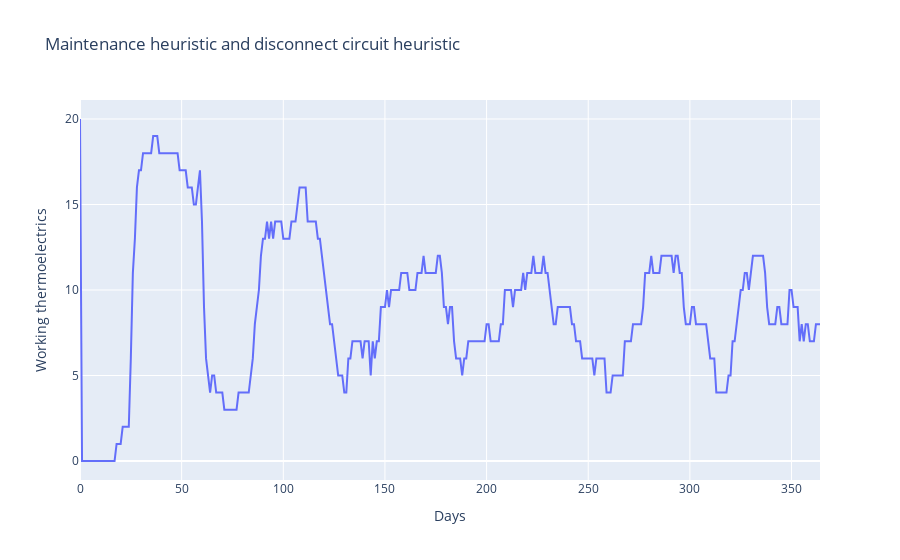
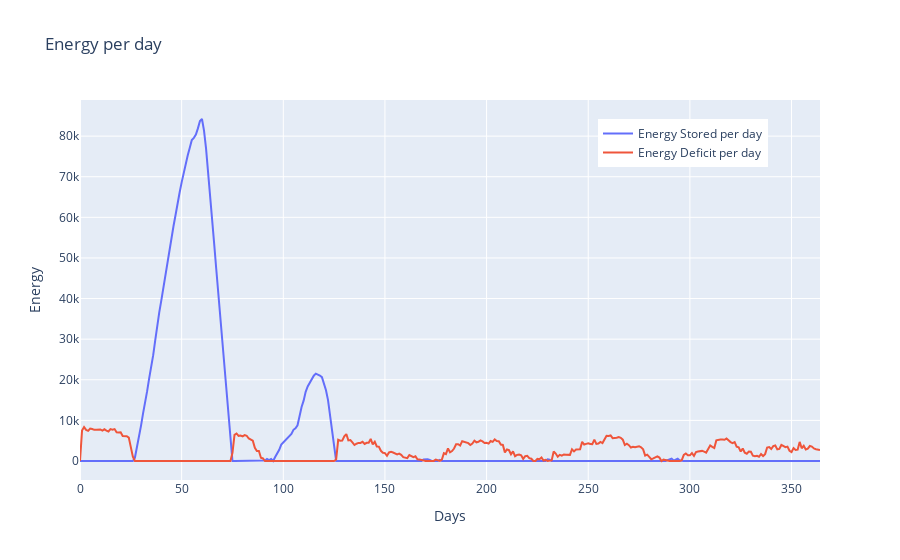

The cell these charts' notebook holds for them, in order:
### Code cell
tmp_thermoelectrics = copy.deepcopy(thermoelectrics)
tmp_circuits = copy.deepcopy(circuits)

(
    working_thermoelectrics_both_heuristic,
    deficit_per_day_both_heuristic,
    stored_energy_per_day_both_heuristic,
    circuits_result,
) = simulate(
    tmp_thermoelectrics,
    days,
    Agent(
        give_maintenance_heuristic,
        disconnect_circuit_heuristic,
    ),
    tmp_circuits,
    stored_energy,
)
working_thermoelectrics_both_heuristic = [
    sum(x) for x in working_thermoelectrics_both_heuristic
]


fig_both_heuristic = go.Figure()
fig_both_heuristic.add_trace(
    go.Scatter(
        x=list(range(0, days)),
        y=working_thermoelectrics_both_heuristic,
        mode="lines",
    )
)
fig_both_heuristic.update_layout(
    title="Maintenance heuristic and disconnect circuit heuristic",
    xaxis_title="Days",
    yaxis_title="Working thermoelectrics",
)

fig_both_heuristic.show()


fig_energy_deficit_and_stored = go.Figure()


fig_energy_deficit_and_stored.add_trace(
    go.Scatter(
        x=list(range(0, days)),
        y=stored_energy_per_day_both_heuristic,
        mode="lines",
        name="Energy Stored per day",
    )
)

fig_energy_deficit_and_stored.add_trace(
    go.Scatter(
        x=list(range(0, days)),
        y=deficit_per_day_both_heuristic,
        mode="lines",
        name="Energy Deficit per day",
    )
)

fig_energy_deficit_and_stored.update_layout(
    title="Energy per day",
    xaxis_title="Days",
    yaxis_title="Energy",
    legend=dict(x=0.7, y=0.95),
    showlegend=True,
)


fig_energy_deficit_and_stored.show()

### Figure 1 — Plotly figure (JSON) as saved in the notebook; plotly's stock layout.template omitted (floating-point values rounded to 4 significant figures; data arrays with more than 128 entries replaced by an {"elided": "..."} marker saying what was removed)
{"data": [{"mode": "lines", "type": "scatter", "x": {"elided": "365 int values"}, "y": {"elided": "366 int values"}}], "layout": {"title": {"text": "Maintenance heuristic and disconnect circuit heuristic"}, "xaxis": {"title": {"text": "Days"}}, "yaxis": {"title": {"text": "Working thermoelectrics"}}}}

### Figure 2 — Plotly figure (JSON) as saved in the notebook; plotly's stock layout.template omitted (floating-point values rounded to 4 significant figures; data arrays with more than 128 entries replaced by an {"elided": "..."} marker saying what was removed)
{"data": [{"mode": "lines", "name": "Energy Stored per day", "type": "scatter", "x": {"elided": "365 int values"}, "y": {"elided": "366 float values"}}, {"mode": "lines", "name": "Energy Deficit per day", "type": "scatter", "x": {"elided": "365 int values"}, "y": {"elided": "366 float values"}}], "layout": {"legend": {"x": 0.7, "y": 0.95}, "showlegend": true, "title": {"text": "Energy per day"}, "xaxis": {"title": {"text": "Days"}}, "yaxis": {"title": {"text": "Energy"}}}}
